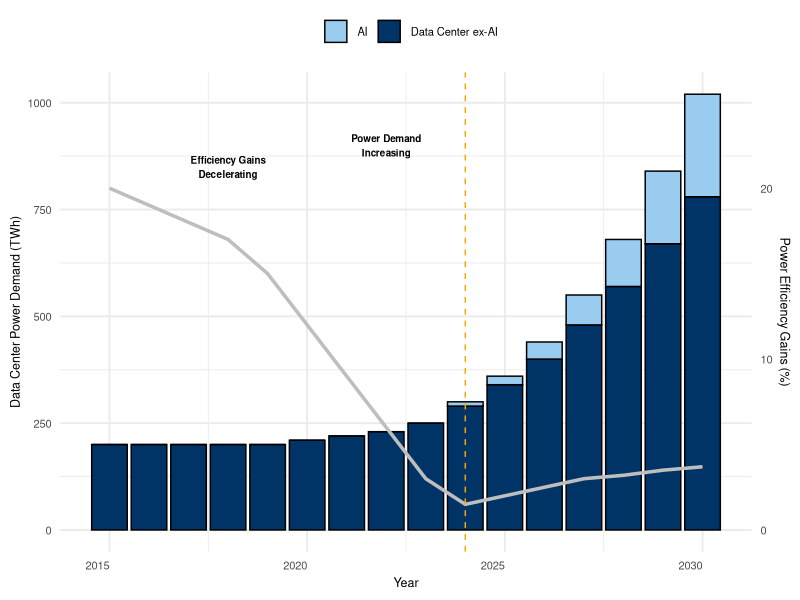

The R script that drew this image:
## ---- chunk 1
#| label: fig-ai-data-center-demand
#| fig-cap: "Projected Data Center and AI Power Demand with Power Efficiency Gains (2015–2030). Source: Masanet et al. (2020), Cisco, IEA, Goldman Sachs Global Investment Research."
#| fig-align: center
#| echo: false
#| message: false
#| warning: false

library(ggplot2)
library(dplyr)

data <- data.frame(
  Year = rep(2015:2030, 2),
  Demand = c(200, 200, 200, 200, 200, 210, 220, 230, 250, 290, 340, 400, 480, 570, 670, 780,
             0, 0, 0, 0, 0, 0, 0, 0, 0, 10, 20, 40, 70, 110, 170, 240),
  Type = rep(c("Data Center ex-AI", "AI"), each = 16),
  Efficiency_Gains = c(20, 19, 18, 17, 15, 12, 9, 6, 3, 1.5, 2, 2.5, 3, 3.2, 3.5, 3.7)
)

efficiency <- data.frame(
  Year = 2015:2030,
  Efficiency_Gains = c(20, 19, 18, 17, 15, 12, 9, 6, 3, 1.5, 2, 2.5, 3, 3.2, 3.5, 3.7)
)

ggplot() +
  geom_bar(data = data, aes(x = Year, y = Demand, fill = Type),
           stat = "identity", position = "stack", color = "black") +
  scale_fill_manual(values = c("Data Center ex-AI" = "#003366", "AI" = "#99ccee")) +
  geom_line(data = efficiency, aes(x = Year, y = Efficiency_Gains * 40),
            linewidth = 1.2, color = "gray") +
  scale_y_continuous(
    name = "Data Center Power Demand (TWh)",
    sec.axis = sec_axis(~./40, name = "Power Efficiency Gains (%)")
  ) +
  geom_vline(xintercept = 2024, linetype = "dashed", color = "orange") +
  annotate("text", x = 2022, y = 900, label = "Power Demand\nIncreasing", size = 2.5, fontface = "bold") +
  annotate("text", x = 2018, y = 850, label = "Efficiency Gains\nDecelerating", size = 2.5, fontface = "bold") +
  theme_minimal(base_size = 14) +
  theme(legend.position = "top") +
  labs(fill = "", x = "Year")+
  theme(
axis.text = element_text(hjust=1,size=8), # txt on x-axes
axis.title = element_text(size = 9),      # axes title
legend.text = element_text(size = 8),     # txt legend
)

